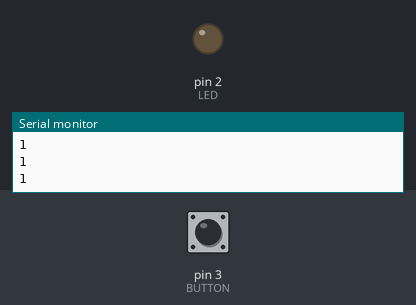
The sketch below on a simulated Arduino Uno, built with avr-gcc and run on an emulated ATmega328P. Shown: output pins drawn as LEDs (lit = HIGH), the last lines printed to the serial monitor. Inputs (shaded band) come from the test bench; at power-on: pin 3 (BUTTON) HIGH.

Above: at 1.2 s.
1.3 s: pin 3 (BUTTON) pulled LOW for 0.15 s
At 1.37 s:
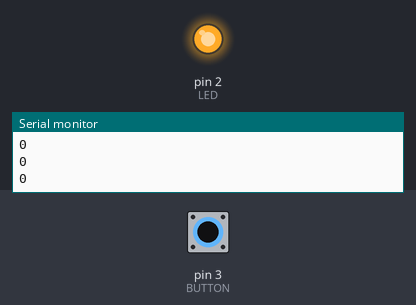
2.9 s: pin 3 (BUTTON) pulled LOW for 3.2 s
At 6.8 s:
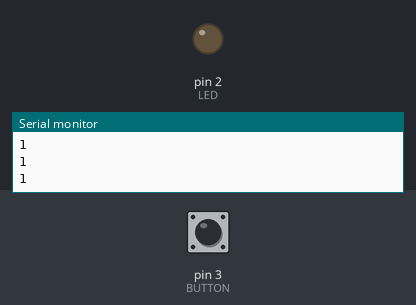
Timing chart, 0 to 8.3 s (numbered marks = the images above; inputs shaded):
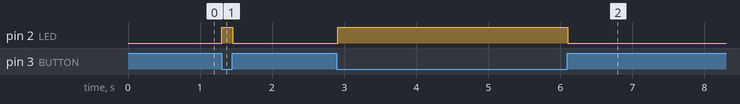

Measured:
- after the input at 1.3 s, pin 2 (LED): LOW → HIGH at once, → LOW 0.15 s later
- after the input at 2.9 s, pin 2 (LED): LOW → HIGH at once, → LOW 3.2 s later

The sketch:

digitalSignals.ino
```cpp
const int LED = 2;
const int BUTTON = 3;

// the setup function runs once when you press reset or power the board
void setup() {
  Serial.begin(9600);
  pinMode(LED, OUTPUT);
  pinMode(BUTTON, INPUT_PULLUP);
}

// the loop function runs over and over again forever
void loop() {
  Serial.println(digitalRead(BUTTON));
  digitalWrite(LED, !digitalRead(BUTTON));
  delay(10);
}
```
